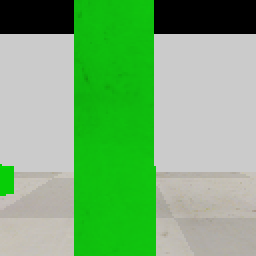
#> input picture src/foodblock.png, 128 x 128 px (shown 2 times larger)
$ python fooddetector.py
#> lines starting #> are read from the running program, lines starting #| are printed output that depends on the picture; after the words box and inside, x2 and y2 are one past the last pixel; in counts of white or black regions, pixels touching at a corner belong together
#!/usr/bin/env python2

from __future__ import print_function
import cv2
import glob
import numpy as np
import os

# [17 lines of commented-out code are left out]


def mask_img(img):
    # Lower and upper boundary of green
    lower = np.array([0, 0, 1], np.uint8)
    upper = np.array([50, 255, 50], np.uint8)

    # Create a mask for orange
    mask = cv2.inRange(img, lower, upper)
    return mask

img = cv2.imread('foodblock.png',1)
#> img is the input picture: shape (128, 128, 3); mean B, G, R 117.4, 175.7, 120.6

STATE_LABEL_FOOD = ["Food Top Left", "Food Top Center", "Food Top Right", "Food Middle Left", "Food Middle Center", "Food Middle Right", "Food Bottom Left", "Food Middle Center", "Food Middle Right"]

def get_state_food():
#Subimages:
#[0 1 2
# 3 4 5
# 6 7 8]
	img = cv2.imread('foodblock.png',1)
	greencount = []
	for i in range(3):
		for j in range(3):
			part = len(img)/3
			sub_image = img[int(part*i):int(part*(i+1)), int(part*j):int(part*(j+1))]
			sub_image = mask_img(sub_image)
			greencount.append(np.count_nonzero(sub_image))
			s = '%s %s' % (i, j)
			cv2.imshow(s, sub_image)
#> this loop made 3 passes
#> pass 1, in get_state_food, `cv2.imshow(s, sub_image)`:
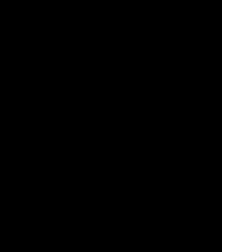
#> window '0 0': shape (42, 42) (shown 6 times larger); 11.9% white; 1 white region, box (x1, y1, x2, y2) and area: (37, 0, 42, 42) 210
#> pass 1, in get_state_food, `cv2.imshow(s, sub_image)`:
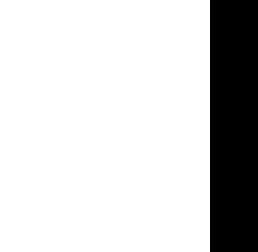
#> window '0 1': shape (42, 43) (shown 6 times larger); 81.4% white; 1 black region, box (x1, y1, x2, y2) and area: (35, 0, 43, 42) 336
#> pass 2, in get_state_food, `cv2.imshow(s, sub_image)`:
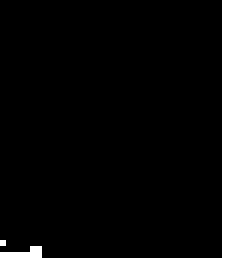
#> window '1 0': shape (43, 42) (shown 6 times larger); 12.5% white; 3 white regions (2 under 20 px), largest, box (x1, y1, x2, y2) and area: (37, 0, 42, 43) 215
#> after the loop: sub_image: shape (43, 43); every value is 0
#> after the loop, greencount = [210, 1470, 0, 225, 1507, 0, 302, 1548, 0]
	return greencount.index(max(greencount))

print(get_state_food())

cv2.imshow('image', img)
masked_full = mask_img(img)
#> in mask_img (call 10), `lower = np.array([0, 0, 1], np.uint8)`: lower = [0, 0, 1]
#> in mask_img (call 10), `upper = np.array([50, 255, 50], np.uint8)`: upper = [50, 255, 50]
#> in mask_img (call 10), `mask = cv2.inRange(img, lower, upper)`:
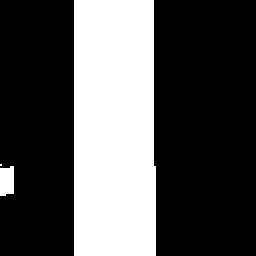
#> mask: shape (128, 128) (shown 2 times larger); 32.1% white; 3 white regions (1 under 20 px), largest, box (x1, y1, x2, y2) and area: (37, 0, 78, 128) 5165, (0, 83, 7, 98) 96
cv2.imshow('masked', masked_full)
cv2.waitKey(0)
cv2.destroyAllWindows()
